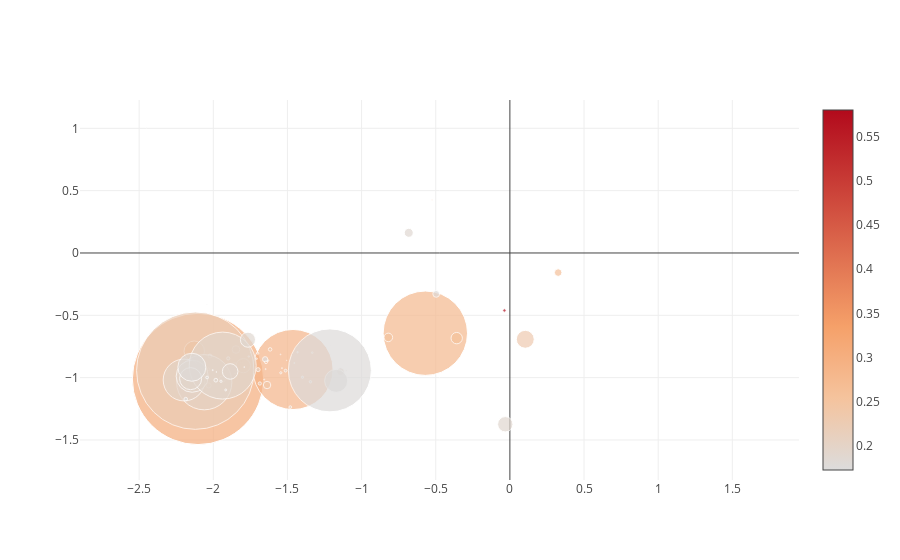

Source (notebook cell):
### Markdown cell above
La requête "vin" donne le même profil *lyon_gastronomie* en tête (cf "jury de vins" dans la description de son profil), surtout en raison de ses likes. Le 2è profil listé possède plus de followers, et il est également très proche en termes sémantiques.

### Code cell
mylib.launch_campaign_about('vin')

### Figure 1 — Plotly figure (JSON) as saved in the notebook; plotly's stock layout.template omitted (floating-point values rounded to 4 significant figures)
{"data": [{"marker": {"color": [0.5799, 0.5799, 0.5486, 0.4478, 0.3746, 0.3607, 0.3516, 0.3209, 0.3052, 0.3044, 0.3033, 0.2991, 0.2895, 0.2858, 0.2785, 0.2757, 0.2716, 0.2708, 0.2704, 0.2684, 0.2668, 0.2656, 0.2608, 0.2596, 0.2568, 0.2558, 0.254, 0.2517, 0.2498, 0.2495, 0.249, 0.2474, 0.247, 0.245, 0.2448, 0.2444, 0.2436, 0.2397, 0.2382, 0.2357, 0.23, 0.2282, 0.225, 0.2225, 0.222, 0.2218, 0.2187, 0.2184, 0.2162, 0.2154, 0.2094, 0.2084, 0.2084, 0.2073, 0.2067, 0.2056, 0.2024, 0.202, 0.2013, 0.2012, 0.2005, 0.2, 0.1993, 0.1988, 0.1985, 0.1979, 0.1973, 0.197, 0.1964, 0.196, 0.1939, 0.1937, 0.193, 0.193, 0.1922, 0.1917, 0.1901, 0.1895, 0.1876, 0.1873, 0.1866, 0.1854, 0.1843, 0.1827, 0.1812, 0.1803, 0.1795, 0.1789, 0.1786, 0.1785, 0.1774, 0.1768, 0.1765, 0.176, 0.1759, 0.1758, 0.1756, 0.1752, 0.1736, 0.173], "showscale": true, "size": [1.378, 3.345, 0.09704, 4.982, 0.464, 1.484, 2.196, 1.94, 131.3, 3.396, 1.531, 5.815, 20.49, 80.13, 84.38, 1.56, 2.203, 1.176, 0.9729, 0.922, 0.2814, 0.3149, 7.624, 14.22, 11.38, 0.2212, 0.8427, 8.528, 3.037, 1.173, 3.926, 5.178, 0.4532, 0.889, 0.4809, 0.943, 1.948, 0.6731, 7.426, 3.523, 17.92, 0.8989, 7.718, 117.4, 2.611, 0.4436, 0.1831, 5.051, 0.8294, 0.6196, 3.9, 0.3379, 0.751, 0.5961, 6.204, 2.175, 3.245, 0.729, 55.21, 0.7978, 0.9527, 6.498, 0.8467, 3.132, 41.85, 1.373, 1.601, 4.127, 7.944, 32.15, 67.0, 2.792, 22.03, 2.651, 1.529, 15.55, 3.715, 15.32, 1.033, 1.76, 15.08, 8.975, 2.262, 2.415, 0.7088, 1.313, 28.04, 0.804, 6.745, 2.264, 2.727, 1.089, 1.164, 1.933, 23.09, 82.98, 0.993, 5.265, 0.7481, 3.577]}, "mode": "markers", "text": ["instagram URL: http://instagram.com/web/friendships/183292850/follow/<br>instagram ID: 183292850<br>final measure: 0.5799379532736301<br>likes: 15833<br>followers: 500<br>likesperday: 23.96997172167158<br>", "instagram URL: http://instagram.com/web/friendships/5782074299/follow/<br>instagram ID: 5782074299<br>final measure: 0.5799070319518725<br>likes: 9310<br>followers: 1563<br>likesperday: 76.91373576221365<br>", "instagram URL: http://instagram.com/web/friendships/4069582592/follow/<br>instagram ID: 4069582592<br>final measure: 0.5485778154275612<br>likes: 803<br>followers: 237<br>likesperday: 4.948066808373099<br>", "instagram URL: http://instagram.com/web/friendships/404889155/follow/<br>instagram ID: 404889155<br>final measure: 0.44776332185179785<br>likes: 22875<br>followers: 2220<br>likesperday: 48.88465010856206<br>", "instagram URL: http://instagram.com/web/friendships/5704657939/follow/<br>instagram ID: 5704657939<br>final measure: 0.3746242121901517<br>likes: 1110<br>followers: 2167<br>likesperday: 8.94908945646207<br>", "instagram URL: http://instagram.com/web/friendships/1347227982/follow/<br>instagram ID: 1347227982<br>final measure: 0.36065755211083167<br>likes: 12756<br>followers: 1683<br>likesperday: 10.259969661866519<br>", "instagram URL: http://instagram.com/web/friendships/3315609981/follow/<br>instagram ID: 3315609981<br>final measure: 0.3515595481912184<br>likes: 14649<br>followers: 1146<br>likesperday: 28.718296586708092<br>", "instagram URL: http://instagram.com/web/friendships/192691241/follow/<br>instagram ID: 192691241<br>final measure: 0.32085481042312175<br>likes: 9402<br>followers: 1601<br>likesperday: 25.00250076469537<br>", "instagram URL: http://instagram.com/web/friendships/321776653/follow/<br>instagram ID: 321776653<br>final measure: 0.3051685618082965<br>likes: 111211<br>followers: 41071<br>likesperday: 377.1962309231625<br>", "instagram URL: http://instagram.com/web/friendships/1603279870/follow/<br>instagram ID: 1603279870<br>final measure: 0.3044165018043239<br>likes: 20217<br>followers: 1178<br>likesperday: 48.42586781196961<br>", "instagram URL: http://instagram.com/web/friendships/2954218853/follow/<br>instagram ID: 2954218853<br>final measure: 0.30332530514357064<br>likes: 13467<br>followers: 811<br>likesperday: 21.464240313701612<br>", "instagram URL: http://instagram.com/web/friendships/1406135868/follow/<br>instagram ID: 1406135868<br>final measure: 0.29911481158708453<br>likes: 20500<br>followers: 4745<br>likesperday: 34.76077143320867<br>", "instagram URL: http://instagram.com/web/friendships/4348748955/follow/<br>instagram ID: 4348748955<br>final measure: 0.28954560101361226<br>likes: 34052<br>followers: 8658<br>likesperday: 142.383715688337<br>", "instagram URL: http://instagram.com/web/friendships/2226115366/follow/<br>instagram ID: 2226115366<br>final measure: 0.28578548329204767<br>likes: 65751<br>followers: 26021<br>likesperday: 375.29402142885175<br>", "instagram URL: http://instagram.com/web/friendships/2087604748/follow/<br>instagram ID: 2087604748<br>final measure: 0.27847131510152445<br>likes: 172381<br>followers: 22354<br>likesperday: 184.75613026017402<br>", "instagram URL: http://instagram.com/web/friendships/466732234/follow/<br>instagram ID: 466732234<br>final measure: 0.27570550486666295<br>likes: 9417<br>followers: 410<br>likesperday: 63.05088039889894<br>", "instagram URL: http://instagram.com/web/friendships/3019079460/follow/<br>instagram ID: 3019079460<br>final measure: 0.27157779322352726<br>likes: 16365<br>followers: 964<br>likesperday: 30.7749319737656<br>", "instagram URL: http://instagram.com/web/friendships/1212550560/follow/<br>instagram ID: 1212550560<br>final measure: 0.2708486952717336<br>likes: 12416<br>followers: 377<br>likesperday: 29.545724146385552<br>", "instagram URL: http://instagram.com/web/friendships/1551088558/follow/<br>instagram ID: 1551088558<br>final measure: 0.2703693840123389<br>likes: 11368<br>followers: 815<br>likesperday: 10.216537778376269<br>", "instagram URL: http://instagram.com/web/friendships/192369573/follow/<br>instagram ID: 192369573<br>final measure: 0.26840967284877365<br>likes: 10658<br>followers: 473<br>likesperday: 16.861029210823013<br>", "instagram URL: http://instagram.com/web/friendships/259915699/follow/<br>instagram ID: 259915699<br>final measure: 0.2667639635121994<br>likes: 3496<br>followers: 523<br>likesperday: 4.331703032460582<br>", "instagram URL: http://instagram.com/web/friendships/3489893755/follow/<br>instagram ID: 3489893755<br>final measure: 0.2656026329220245<br>likes: 4438<br>followers: 252<br>likesperday: 8.866776499945496<br>", "instagram URL: http://instagram.com/web/friendships/2907225046/follow/<br>instagram ID: 2907225046<br>final measure: 0.2608416873571189<br>likes: 30151<br>followers: 1120<br>likesperday: 172.1199233620785<br>", "instagram URL: http://instagram.com/web/friendships/3417663345/follow/<br>instagram ID: 3417663345<br>final measure: 0.25957698375519744<br>likes: 37005<br>followers: 4242<br>likesperday: 128.81717069123627<br>", "instagram URL: http://instagram.com/web/friendships/2544318030/follow/<br>instagram ID: 2544318030<br>final measure: 0.25677110397963493<br>likes: 41714<br>followers: 4843<br>likesperday: 64.08218588503327<br>", "instagram URL: http://instagram.com/web/friendships/1799124090/follow/<br>instagram ID: 1799124090<br>final measure: 0.2557739711358978<br>likes: 2229<br>followers: 442<br>likesperday: 4.966895718030066<br>", "instagram URL: http://instagram.com/web/friendships/1812532926/follow/<br>instagram ID: 1812532926<br>final measure: 0.2540255874404742<br>likes: 9102<br>followers: 518<br>likesperday: 15.063601978456221<br>", "instagram URL: http://instagram.com/web/friendships/1693449251/follow/<br>instagram ID: 1693449251<br>final measure: 0.25174962734843404<br>likes: 44142<br>followers: 2819<br>likesperday: 58.442400068294454<br>", "instagram URL: http://instagram.com/web/friendships/1729393/follow/<br>instagram ID: 1729393<br>final measure: 0.2497978013576246<br>likes: 16382<br>followers: 2525<br>likesperday: 22.298988276245055<br>", "instagram URL: http://instagram.com/web/friendships/220781486/follow/<br>instagram ID: 220781486<br>final measure: 0.24952549831531845<br>likes: 6283<br>followers: 2550<br>likesperday: 8.592047676618737<br>", "instagram URL: http://instagram.com/web/friendships/5680073881/follow/<br>instagram ID: 5680073881<br>final measure: 0.24898295187746303<br>likes: 10112<br>followers: 1993<br>likesperday: 76.49613363372238<br>", "instagram URL: http://instagram.com/web/friendships/8982541/follow/<br>instagram ID: 8982541<br>final measure: 0.24738059927798078<br>likes: 29885<br>followers: 1072<br>likesperday: 83.70085808433647<br>", "instagram URL: http://instagram.com/web/friendships/5458663118/follow/<br>instagram ID: 5458663118<br>final measure: 0.24697695035939785<br>likes: 2238<br>followers: 781<br>likesperday: 11.750415247187613<br>", "instagram URL: http://instagram.com/web/friendships/4076730000/follow/<br>instagram ID: 4076730000<br>final measure: 0.2449523713677776<br>likes: 5022<br>followers: 1225<br>likesperday: 12.84552329009866<br>", "instagram URL: http://instagram.com/web/friendships/1635008811/follow/<br>instagram ID: 1635008811<br>final measure: 0.24481188900893266<br>likes: 6560<br>followers: 389<br>likesperday: 9.064159847165124<br>", "instagram URL: http://instagram.com/web/friendships/1079881456/follow/<br>instagram ID: 1079881456<br>final measure: 0.24444077253635754<br>likes: 7715<br>followers: 2049<br>likesperday: 5.62487222068061<br>", "instagram URL: http://instagram.com/web/friendships/4457943057/follow/<br>instagram ID: 4457943057<br>final measure: 0.24355505568707098<br>likes: 6640<br>followers: 1187<br>likesperday: 48.134326667643286<br>", "instagram URL: http://instagram.com/web/friendships/1232355094/follow/<br>instagram ID: 1232355094<br>final measure: 0.2397138756407612<br>likes: 10035<br>followers: 596<br>likesperday: 7.575188346995321<br>", "instagram URL: http://instagram.com/web/friendships/3805189832/follow/<br>instagram ID: 3805189832<br>final measure: 0.23821053827615293<br>likes: 29835<br>followers: 2254<br>likesperday: 81.99299535971527<br>", "instagram URL: http://instagram.com/web/friendships/17634380/follow/<br>instagram ID: 17634380<br>final measure: 0.23569059568168044<br>likes: 24428<br>followers: 1017<br>likesperday: 49.94787677307126<br>", "instagram URL: http://instagram.com/web/friendships/3151515495/follow/<br>instagram ID: 3151515495<br>final measure: 0.22997009467489612<br>likes: 58273<br>followers: 2593<br>likesperday: 212.57200151774805<br>", "instagram URL: http://instagram.com/web/friendships/189094986/follow/<br>instagram ID: 189094986<br>final measure: 0.2281532685337896<br>likes: 8698<br>followers: 500<br>likesperday: 18.5794319722532<br>", "instagram URL: http://instagram.com/web/friendships/2143558088/follow/<br>instagram ID: 2143558088<br>final measure: 0.22498888788757782<br>likes: 29704<br>followers: 5497<br>likesperday: 36.47954107193743<br>", "instagram URL: http://instagram.com/web/friendships/2280402/follow/<br>instagram ID: 2280402<br>final measure: 0.22249084814975642<br>likes: 167093<br>followers: 11774<br>likesperday: 700.6561598265564<br>", "instagram URL: http://instagram.com/web/friendships/287922634/follow/<br>instagram ID: 287922634<br>final measure: 0.22200858527376754<br>likes: 15208<br>followers: 1550<br>likesperday: 28.91749538894488<br>", "instagram URL: http://instagram.com/web/friendships/392761263/follow/<br>instagram ID: 392761263<br>final measure: 0.2217593428604424<br>likes: 5558<br>followers: 241<br>likesperday: 14.693552037154422<br>", "instagram URL: http://instagram.com/web/friendships/4797648501/follow/<br>instagram ID: 4797648501<br>final measure: 0.218715350599503<br>likes: 980<br>followers: 650<br>likesperday: 5.262030761551428<br>", "instagram URL: http://instagram.com/web/friendships/1636863477/follow/<br>instagram ID: 1636863477<br>final measure: 0.21838013392755884<br>likes: 23011<br>followers: 2743<br>likesperday: 40.419965830635064<br>", "instagram URL: http://instagram.com/web/friendships/1575607119/follow/<br>instagram ID: 1575607119<br>final measure: 0.21623725564339658<br>likes: 7631<br>followers: 821<br>likesperday: 10.979983929669046<br>", "instagram URL: http://instagram.com/web/friendships/211539883/follow/<br>instagram ID: 211539883<br>final measure: 0.2153718325281322<br>likes: 5402<br>followers: 387<br>likesperday: 18.36644636087771<br>", "instagram URL: http://instagram.com/web/friendships/36873732/follow/<br>instagram ID: 36873732<br>final measure: 0.20942770812096795<br>likes: 17294<br>followers: 1959<br>likesperday: 44.88927229556469<br>", "instagram URL: http://instagram.com/web/friendships/26536665/follow/<br>instagram ID: 26536665<br>final measure: 0.2084062464612762<br>likes: 7064<br>followers: 451<br>likesperday: 3.583637183979543<br>", "instagram URL: http://instagram.com/web/friendships/2316161038/follow/<br>instagram ID: 2316161038<br>final measure: 0.2083692286211757<br>likes: 10593<br>followers: 288<br>likesperday: 18.488297602146694<br>", "instagram URL: http://instagram.com/web/friendships/567922494/follow/<br>instagram ID: 567922494<br>final measure: 0.20732519964159551<br>likes: 5177<br>followers: 1076<br>likesperday: 6.3793163176795495<br>", "instagram URL: http://instagram.com/web/friendships/327149512/follow/<br>instagram ID: 327149512<br>final measure: 0.20665080209108164<br>likes: 37530<br>followers: 2295<br>likesperday: 44.68558248908459<br>", "instagram URL: http://instagram.com/web/friendships/2606051311/follow/<br>instagram ID: 2606051311<br>final measure: 0.20560597915508158<br>likes: 19736<br>followers: 469<br>likesperday: 51.11836287934583<br>", "instagram URL: http://instagram.com/web/friendships/4213180119/follow/<br>instagram ID: 4213180119<br>final measure: 0.20243104247431098<br>likes: 13083<br>followers: 2137<br>likesperday: 37.65912585424827<br>", "instagram URL: http://instagram.com/web/friendships/605144171/follow/<br>instagram ID: 605144171<br>final measure: 0.2019937927543149<br>likes: 9006<br>followers: 338<br>likesperday: 17.456320074890126<br>", "instagram URL: http://instagram.com/web/friendships/2269773974/follow/<br>instagram ID: 2269773974<br>final measure: 0.20126730195487755<br>likes: 106617<br>followers: 7729<br>likesperday: 369.9058059619682<br>", "instagram URL: http://instagram.com/web/friendships/1798523167/follow/<br>instagram ID: 1798523167<br>final measure: 0.20122300258279877<br>likes: 7945<br>followers: 944<br>likesperday: 8.487430294866884<br>", "instagram URL: http://instagram.com/web/friendships/1568407651/follow/<br>instagram ID: 1568407651<br>final measure: 0.2005188701271656<br>likes: 12002<br>followers: 332<br>likesperday: 22.78024122294045<br>", "instagram URL: http://instagram.com/web/friendships/3293563554/follow/<br>instagram ID: 3293563554<br>final measure: 0.19997377683584777<br>likes: 25998<br>followers: 1879<br>likesperday: 86.42988044331966<br>", "instagram URL: http://instagram.com/web/friendships/329866469/follow/<br>instagram ID: 329866469<br>final measure: 0.19934304597259048<br>likes: 9478<br>followers: 547<br>likesperday: 13.827378093534833<br>", "instagram URL: http://instagram.com/web/friendships/322305495/follow/<br>instagram ID: 322305495<br>final measure: 0.19884829365478218<br>likes: 22018<br>followers: 932<br>likesperday: 47.811118312157404<br>", "instagram URL: http://instagram.com/web/friendships/1412901405/follow/<br>instagram ID: 1412901405<br>final measure: 0.19845694256473775<br>likes: 81841<br>followers: 7846<br>likesperday: 272.73824233151765<br>", "instagram URL: http://instagram.com/web/friendships/1412740686/follow/<br>instagram ID: 1412740686<br>final measure: 0.19790010293467586<br>likes: 9099<br>followers: 2275<br>likesperday: 9.108209306212748<br>", "instagram URL: http://instagram.com/web/friendships/795697074/follow/<br>instagram ID: 795697074<br>final measure: 0.19731863049808213<br>likes: 18330<br>followers: 366<br>likesperday: 38.20126818951651<br>", "instagram URL: http://instagram.com/web/friendships/3412294483/follow/<br>instagram ID: 3412294483<br>final measure: 0.19698411453130074<br>likes: 16559<br>followers: 3254<br>likesperday: 31.60690671387099<br>", "instagram URL: http://instagram.com/web/friendships/229836597/follow/<br>instagram ID: 229836597<br>final measure: 0.1963713176472928<br>likes: 53200<br>followers: 1859<br>likesperday: 63.811268976143495<br>", "instagram URL: http://instagram.com/web/friendships/1969640409/follow/<br>instagram ID: 1969640409<br>final measure: 0.19596070701917628<br>likes: 55026<br>followers: 21524<br>likesperday: 87.25069987346001<br>", "instagram URL: http://instagram.com/web/friendships/1507986802/follow/<br>instagram ID: 1507986802<br>final measure: 0.19390591534480958<br>likes: 40226<br>followers: 21883<br>likesperday: 509.89941171655<br>", "instagram URL: http://instagram.com/web/friendships/4695403507/follow/<br>instagram ID: 4695403507<br>final measure: 0.19369023815491726<br>likes: 20423<br>followers: 499<br>likesperday: 76.49540506625767<br>", "instagram URL: http://instagram.com/web/friendships/239605531/follow/<br>instagram ID: 239605531<br>final measure: 0.19299080981988484<br>likes: 54302<br>followers: 6053<br>likesperday: 147.71814829033227<br>", "instagram URL: http://instagram.com/web/friendships/4364143025/follow/<br>instagram ID: 4364143025<br>final measure: 0.1929571025086045<br>likes: 7500<br>followers: 689<br>likesperday: 136.05059402460753<br>", "instagram URL: http://instagram.com/web/friendships/312742301/follow/<br>instagram ID: 312742301<br>final measure: 0.1922116774797013<br>likes: 17697<br>followers: 406<br>likesperday: 32.5510410517969<br>", "instagram URL: http://instagram.com/web/friendships/349974136/follow/<br>instagram ID: 349974136<br>final measure: 0.19169401972330638<br>likes: 54977<br>followers: 2416<br>likesperday: 182.1208843858333<br>", "instagram URL: http://instagram.com/web/friendships/3102049475/follow/<br>instagram ID: 3102049475<br>final measure: 0.19010187186386537<br>likes: 21678<br>followers: 928<br>likesperday: 68.60604772140229<br>", "instagram URL: http://instagram.com/web/friendships/176445459/follow/<br>instagram ID: 176445459<br>final measure: 0.18947905315112237<br>likes: 56188<br>followers: 1734<br>likesperday: 240.85907126052825<br>", "instagram URL: http://instagram.com/web/friendships/487413852/follow/<br>instagram ID: 487413852<br>final measure: 0.1875516641066685<br>likes: 14454<br>followers: 803<br>likesperday: 9.199090001180874<br>", "instagram URL: http://instagram.com/web/friendships/208647489/follow/<br>instagram ID: 208647489<br>final measure: 0.1872709360736229<br>likes: 5100<br>followers: 1863<br>likesperday: 32.61121034038247<br>", "instagram URL: http://instagram.com/web/friendships/9989082/follow/<br>instagram ID: 9989082<br>final measure: 0.18657068518262468<br>likes: 34413<br>followers: 1791<br>likesperday: 369.04882598293176<br>", "instagram URL: http://instagram.com/web/friendships/1545515059/follow/<br>instagram ID: 1545515059<br>final measure: 0.1854475388312244<br>likes: 15889<br>followers: 3952<br>likesperday: 128.28366939189686<br>", "instagram URL: http://instagram.com/web/friendships/144158588/follow/<br>instagram ID: 144158588<br>final measure: 0.18432367461752922<br>likes: 19795<br>followers: 530<br>likesperday: 48.77700143825144<br>", "instagram URL: http://instagram.com/web/friendships/4518896657/follow/<br>instagram ID: 4518896657<br>final measure: 0.18265964725229042<br>likes: 18921<br>followers: 487<br>likesperday: 63.276027918681514<br>", "instagram URL: http://instagram.com/web/friendships/298052323/follow/<br>instagram ID: 298052323<br>final measure: 0.18117287693250178<br>likes: 7864<br>followers: 572<br>likesperday: 11.17028632710116<br>", "instagram URL: http://instagram.com/web/friendships/3578941878/follow/<br>instagram ID: 3578941878<br>final measure: 0.18026711579876267<br>likes: 9952<br>followers: 833<br>likesperday: 20.801542248439446<br>", "instagram URL: http://instagram.com/web/friendships/212590687/follow/<br>instagram ID: 212590687<br>final measure: 0.17953173630683972<br>likes: 78673<br>followers: 3556<br>likesperday: 280.98415242692266<br>", "instagram URL: http://instagram.com/web/friendships/189766969/follow/<br>instagram ID: 189766969<br>final measure: 0.1788950696569224<br>likes: 6452<br>followers: 264<br>likesperday: 37.950879302717624<br>", "instagram URL: http://instagram.com/web/friendships/1989689781/follow/<br>instagram ID: 1989689781<br>final measure: 0.1785918506609224<br>likes: 30769<br>followers: 1951<br>likesperday: 75.79492763556598<br>", "instagram URL: http://instagram.com/web/friendships/473909645/follow/<br>instagram ID: 473909645<br>final measure: 0.17848735035659005<br>likes: 31643<br>followers: 801<br>likesperday: 20.225954992177442<br>", "instagram URL: http://instagram.com/web/friendships/3421423479/follow/<br>instagram ID: 3421423479<br>final measure: 0.17739678487399002<br>likes: 22396<br>followers: 497<br>likesperday: 66.79472979351054<br>", "instagram URL: http://instagram.com/web/friendships/4643974961/follow/<br>instagram ID: 4643974961<br>final measure: 0.1767644853655391<br>likes: 1375<br>followers: 1210<br>likesperday: 71.22788967591309<br>", "instagram URL: http://instagram.com/web/friendships/5987192860/follow/<br>instagram ID: 5987192860<br>final measure: 0.17647205908775485<br>likes: 1525<br>followers: 682<br>likesperday: 130.27344966586284<br>", "instagram URL: http://instagram.com/web/friendships/4304717336/follow/<br>instagram ID: 4304717336<br>final measure: 0.1760156093778984<br>likes: 16189<br>followers: 329<br>likesperday: 70.17289951575854<br>", "instagram URL: http://instagram.com/web/friendships/1723850111/follow/<br>instagram ID: 1723850111<br>final measure: 0.17586864517509068<br>likes: 35889<br>followers: 4946<br>likesperday: 300.4629021324196<br>", "instagram URL: http://instagram.com/web/friendships/201604166/follow/<br>instagram ID: 201604166<br>final measure: 0.1758042572692009<br>likes: 116816<br>followers: 8329<br>likesperday: 707.7685803671526<br>", "instagram URL: http://instagram.com/web/friendships/3501578411/follow/<br>instagram ID: 3501578411<br>final measure: 0.17558628628232378<br>likes: 9337<br>followers: 562<br>likesperday: 18.79261796053255<br>", "instagram URL: http://instagram.com/web/friendships/2984055805/follow/<br>instagram ID: 2984055805<br>final measure: 0.1751618246019399<br>likes: 29710<br>followers: 997<br>likesperday: 93.56944453202975<br>", "instagram URL: http://instagram.com/web/friendships/3197930487/follow/<br>instagram ID: 3197930487<br>final measure: 0.17355498195739005<br>likes: 5484<br>followers: 1037<br>likesperday: 9.839781781766273<br>", "instagram URL: http://instagram.com/web/friendships/1626983688/follow/<br>instagram ID: 1626983688<br>final measure: 0.17295484499212782<br>likes: 29627<br>followers: 1421<br>likesperday: 30.38637088290451<br>"], "type": "scatter", "x": [-1.866, -0.03678, -1.747, -1.953, -2.065, -2.041, -2.102, -1.739, -2.103, -1.81, -1.795, -2.078, -2.128, -1.462, -0.5703, -1.333, -1.938, -0.5238, -1.537, -1.937, -1.374, -2.042, 0.3255, -1.798, -0.3586, -0.8111, -2.075, -0.8196, -1.644, -1.909, -1.857, -2.066, -0.8871, -2.118, -1.504, -1.657, -1.7, -2.108, -1.637, -1.617, 0.1038, -1.454, -1.847, -2.122, -2.032, -2.007, -2.053, -2.032, -2.144, -2.091, -2.022, 1.687, -1.853, -1.207, -1.939, -1.545, -1.686, -1.748, -2.061, -1.546, -2.103, -2.144, -2.042, -1.899, -2.197, -1.76, -1.631, -1.698, -1.142, -2.142, -1.937, -1.513, -2.153, -1.481, -1.708, -1.886, -1.983, -0.03118, -1.647, -1.104, -1.766, -0.6821, -1.948, -1.345, 0.1778, -1.432, -2.145, -1.979, -0.4969, -1.399, -2.042, -2.043, -2.448, -1.916, -1.171, -1.214, -2.004, -1.65, -1.792, -2.186], "y": [-0.8272, -0.4611, -0.7954, -1.031, -0.946, -1.134, -0.9459, -0.7097, -1.011, -0.868, -0.9175, -1.022, -0.7882, -0.9349, -0.6435, -0.7997, -0.9631, 0.4263, -0.9238, -1.046, 0.4125, -0.9474, -0.1572, -0.9037, -0.6831, -0.02349, -0.8818, -0.6771, -0.8752, -0.9423, -0.8957, -0.9157, 1.051, -1.127, -0.8614, -1.015, -0.8047, -1.032, -1.059, -0.7732, -0.6922, -0.8829, -0.7743, -0.9438, -0.9317, -0.9408, -0.8919, -1.063, -0.9904, -0.9238, -0.8269, -0.0303, -0.9661, -0.7435, -1.012, -0.9611, -1.047, -0.7974, -1.037, -0.8137, -1.035, -1.004, -1.0, -0.8455, -1.019, -0.8306, -0.863, -0.9361, -0.9517, -0.9885, -0.9034, -0.944, -1.008, -1.236, -0.8479, -0.9503, -1.02, -1.374, -0.9314, -0.9433, -0.6956, 0.162, -1.029, -1.033, -0.6752, -0.7957, -0.9165, -0.9546, -0.328, -0.9968, -0.9988, -0.4139, 1.006, -1.099, -1.026, -0.9417, -0.9396, -0.8526, -0.9152, -1.172]}], "layout": {}}
